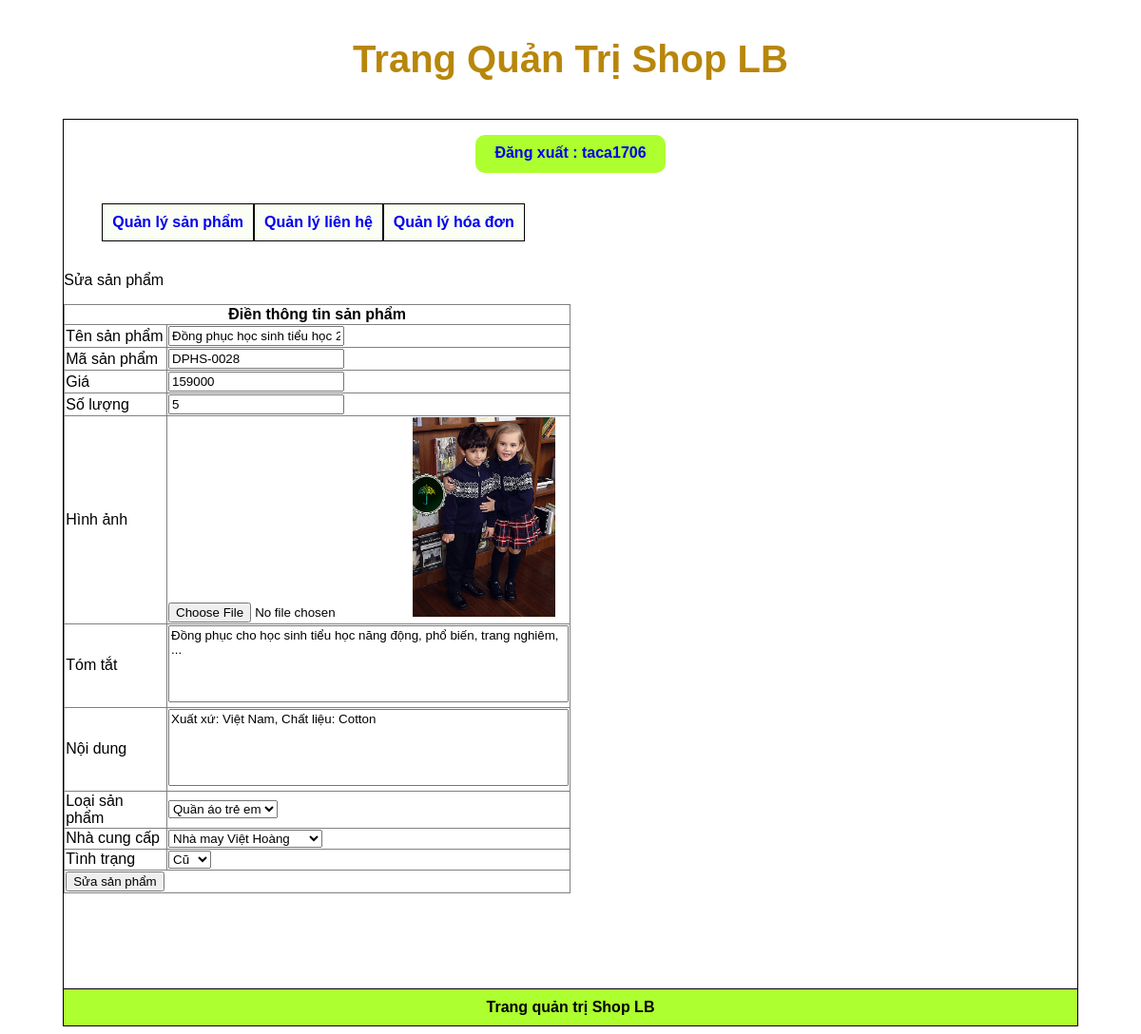
Screenshot of /admincp/index.php?action=quanlysanpham&query=sua&id_sanpham=2 (signed in) with the database file from the repository.
### tables this page shows
CREATE TABLE `tbl_sanpham` (
  `id_sanpham` int(11) NOT NULL,
  `tensanpham` varchar(100) NOT NULL,
  `masanpham` varchar(100) NOT NULL,
  `giasanpham` float NOT NULL,
  `soluong` int(11) NOT NULL,
  `hinhanh` varchar(100) NOT NULL,
  `tomtat` tinytext NOT NULL,
  `noidung` text NOT NULL,
  `id_loaisanpham` int(11) NOT NULL,
  `id_nhacungcap` int(11) NOT NULL,
  `trangthai` int(11) NOT NULL
);

### admincp/modules/quanlysanpham/sua.php (the view, shortened to what this page needs)
<?php
$sql_sua_sp = "SELECT * FROM tbl_sanpham WHERE id_sanpham='$_GET[id_sanpham]' LIMIT 1";
$result_sua_sp = mysqli_query($connect, $sql_sua_sp);
?>
<p>Sửa sản phẩm</p>
<table border="1" width="50%" style="border-collapse: collapse;">
    <form method="POST" action="modules/quanlysanpham/xuly.php?id_sanpham=<?= $_GET['id_sanpham'] ?>" enctype="multipart/form-data">
        <?php
        while ($row = mysqli_fetch_array($result_sua_sp)) {
        ?>
            <tr>
                <th colspan="2">Điền thông tin sản phẩm</th>
            </tr>
            <tr>
                <td>Tên sản phẩm</td>
                <td><input type="text" value="<?= $row['tensanpham'] ?>" name="tensanpham"></td>
            </tr>
            <tr>
                <td>Mã sản phẩm</td>
                <td><input type="text" name="masanpham" value="<?= $row['masanpham'] ?>"></td>
            </tr>
            <tr>
                <td>Giá</td>
                <td><input type="number" name="giasanpham" value="<?= $row['giasanpham'] ?>"></td>
            </tr>
            <tr>
                <td>Số lượng</td>
                <td><input type="text" name="soluong" value="<?= $row['soluong'] ?>"></td>
            </tr>
            <tr>
                <td>Hình ảnh</td>
                <td><input type="file" name="hinhanh">
                    <img src="modules/quanlysanpham/uploads/<?= $row['hinhanh'] ?> " width="150px">
                </td>
            </tr>
            <tr>
                <td>Tóm tắt</td>
                <td> <textarea name="tomtat" rows="5" cols="50" style="resize: none;"><?= $row['tomtat'] ?></textarea> </td>
            </tr>
            <tr>
                <td>Nội dung</td>
                <td> <textarea name="noidung" rows="5" cols="50" style="resize: none;"><?= $row['noidung'] ?></textarea> </td>
            </tr>
            <tr>
                <td>Loại sản phẩm</td>
                <td>
                    <select name="loaisanpham">
                        <?php
                        $sql_loaisanpham = "SELECT * FROM tbl_loaisanpham ORDER BY id_loaisanpham DESC";
                        $query_loaisanpham = mysqli_query($connect, $sql_loaisanpham);
                        while ($row_loaisanpham = mysqli_fetch_array($query_loaisanpham)) {
                            if ($row_loaisanpham['id_loaisanpham'] == $row['id_loaisanpham']) {
                        ?>
                                <option value="<?= $row_loaisanpham['id_loaisanpham'] ?>" selected><?= $row_loaisanpham['tenloaisanpham'] ?></option>
                            <?php
                            } else {
                            ?>
                                <option value="<?= $row_loaisanpham['id_loaisanpham'] ?>"><?= $row_loaisanpham['tenloaisanpham'] ?></option>
                        <?php
                            }
                        }
                        ?>
                    </select>
                </td>
            </tr>
            <tr>
                <td>Nhà cung cấp</td>
                <td>
                    <select name="nhacungcap">
                        <?php
                        $sql_nhacungcap = "SELECT * FROM tbl_nhacungcap ORDER BY id_nhacungcap DESC";
                        $query_nhacungcap = mysqli_query($connect, $sql_nhacungcap);
                        while ($row_nhacungcap = mysqli_fetch_array($query_nhacungcap)) {
                            if ($row_nhacungcap['id_nhacungcap'] == $row['id_nhacungcap']) {
                        ?>
                                <option value="<?= $row_nhacungcap['id_nhacungcap'] ?>" selected><?= $row_nhacungcap['tennhacungcap'] ?></option>
                            <?php
                            } else {
                            ?>
                                <option value="<?= $row_nhacungcap['id_nhacungcap'] ?>"><?= $row_nhacungcap['tennhacungcap'] ?></option>
                        <?php
                            }
                        }
                        ?>
                    </select>
                </td>
            </tr>
            <tr>
                <td>Tình trạng </td>
                <td>
                    <select name="hienthi">
                        <?php
                        if ($row['trangthai'] == 1) {
                        ?>
                            <option value="1" selected>Mới</option>
                            <option value="0">Cũ</option>
                        <?php
                        } else {
                        ?>
                            <option value="0" selected>Cũ</option>
                        <?php
                        }
                        ?>
                    </select>
                </td>
            </tr>
            <tr>
                <td colspan="2"><input type="submit" value="Sửa sản phẩm" name="sua"></td>
            </tr>
    </form>
<?php
        }
?>
</table>

### admincp/modules/menu.php (style rules this page uses)
* { font-family: 'Poppins', sans-serif; text-decoration: none; }

### rows the page displays
tbl_sanpham: tensanpham "Đồng phục học sinh tiểu học 2", masanpham "DPHS-0028", giasanpham "159000", soluong "5", hinhanh (picture), tomtat "Đồng phục cho học sinh tiểu học năng động, phổ biến, trang nghiêm, ...", noidung "Xuất xứ: Việt Nam, Chất liệu: Cotton", hienthi "Cũ"

### other values shown
$_SESSION['dangky'] "taca1706"
form field loaisanpham "Quần áo trẻ em"
form field nhacungcap "Nhà may Việt Hoàng"
